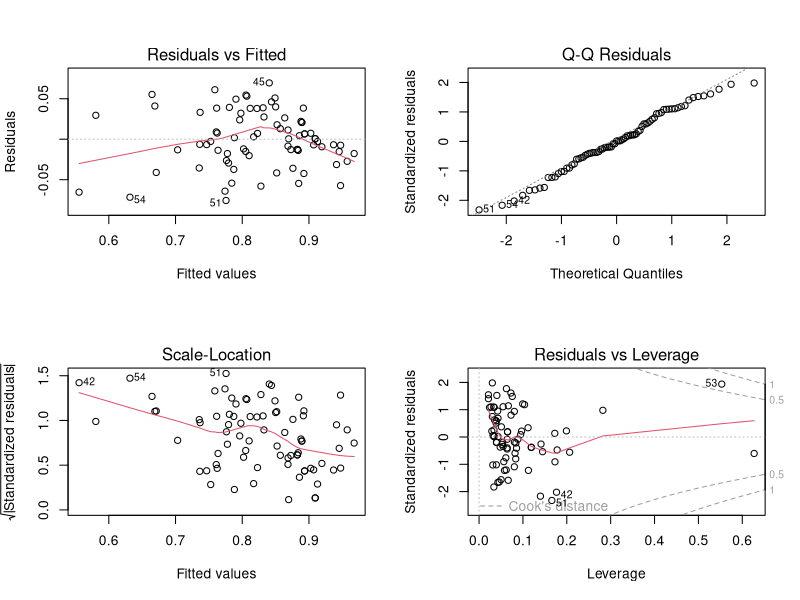
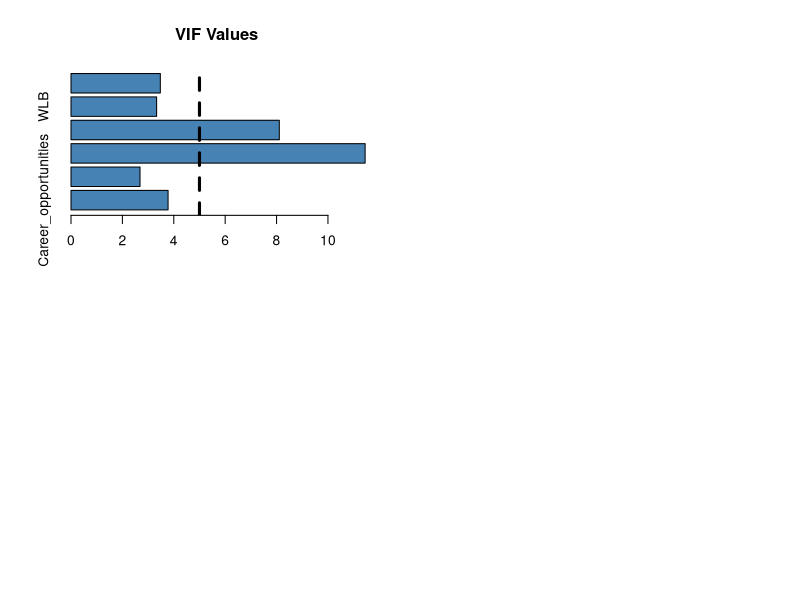
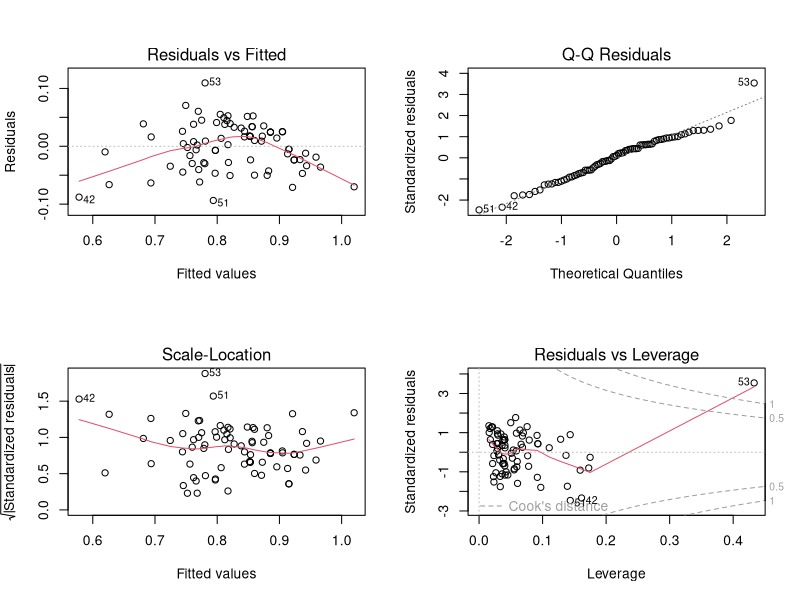

Reproduce these figures in R, in order.
## ---- chunk 1
knitr::opts_chunk$set(echo=TRUE)
## ---- chunk 2
library(readxl)
library(dplyr)
library(tidyverse)
library(caret)
library(car)
## ---- chunk 3
hrdata_gs<-read_excel("Glassdoor Ratings_Work.xlsx")
## ---- chunk 4
str(hrdata_gs)
## ---- chunk 5
model1<-lm(formula=Recommendation~., data=hrdata_gs)
## ---- chunk 6
summary(model1)
## ---- chunk 7
par(mfrow = c(2, 2))
plot(model1)
## ---- chunk 8
vif_values <- vif(model1)
barplot(vif_values, main = "VIF Values", horiz = TRUE, col = "steelblue")
abline(v = 5, lwd = 3, lty = 2)
## ---- chunk 9
model2 <- lm(Recommendation ~ Career_opportunities+CandB+ WLB+DandI , data = hrdata_gs)
summary(model2)
## ---- chunk 10
par(mfrow = c(2, 2))
plot(model2)
## ---- chunk 11
library(lmtest)
gqtest(model2, order.by = ~Career_opportunities+CandB+ WLB+DandI, data = hrdata_gs, fraction = 18)
